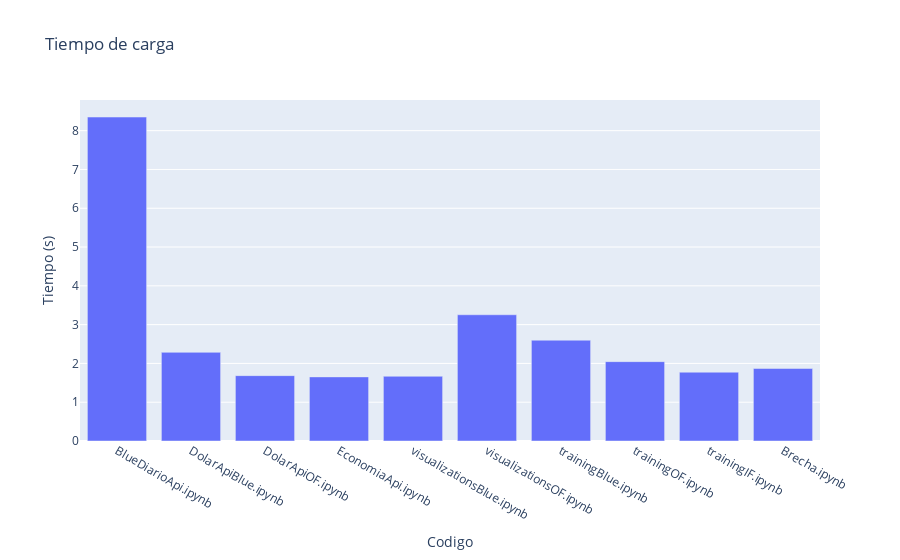

Notebook code cell kept with this figure:
### Code cell
import plotly.graph_objects as go

# Create a bar plot
fig = go.Figure(data=[go.Bar(x=df["notebook"], y=df["duration"])])

# Customize the plot
fig.update_layout(title="Tiempo de carga", xaxis_title="Codigo", yaxis_title="Tiempo (s)")

# Show the plot
fig.show()

### Figure 1 — Plotly figure (JSON) as saved in the notebook; plotly's stock layout.template omitted (floating-point values rounded to 4 significant figures)
{"data": [{"type": "bar", "x": ["BlueDiarioApi.ipynb", "DolarApiBlue.ipynb", "DolarApiOF.ipynb", "EconomiaApi.ipynb", "visualizationsBlue.ipynb", "visualizationsOF.ipynb", "trainingBlue.ipynb", "trainingOF.ipynb", "trainingIF.ipynb", "Brecha.ipynb"], "y": [8.351, 2.286, 1.685, 1.653, 1.669, 3.254, 2.598, 2.046, 1.774, 1.87]}], "layout": {"title": {"text": "Tiempo de carga"}, "xaxis": {"title": {"text": "Codigo"}}, "yaxis": {"title": {"text": "Tiempo (s)"}}}}
